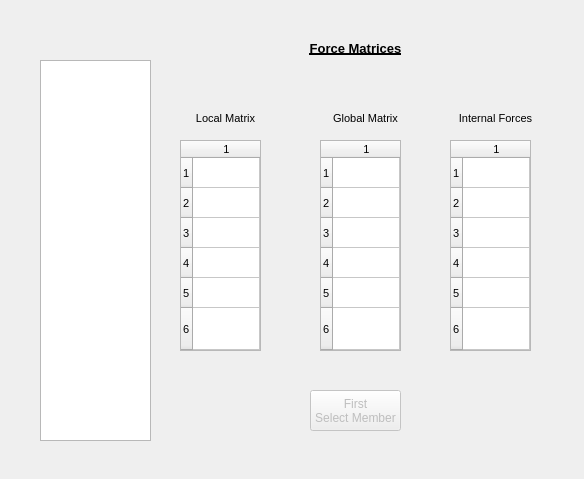
<?xml version="1.0" encoding="UTF-8"?>
<ui version="4.0">
 <class>MemberInternalForces</class>
 <widget class="QDialog" name="MemberInternalForces">
  <property name="geometry">
   <rect>
    <x>0</x>
    <y>0</y>
    <width>584</width>
    <height>479</height>
   </rect>
  </property>
  <property name="windowTitle">
   <string>Member Internal Forces</string>
  </property>
  <property name="windowIcon">
   <iconset resource="../SAS/resources.qrc">
    <normaloff>:/new/prefix1/internal</normaloff>:/new/prefix1/internal</iconset>
  </property>
  <widget class="QListWidget" name="memberList">
   <property name="geometry">
    <rect>
     <x>40</x>
     <y>60</y>
     <width>111</width>
     <height>381</height>
    </rect>
   </property>
  </widget>
  <widget class="QLabel" name="label_24">
   <property name="geometry">
    <rect>
     <x>290</x>
     <y>40</y>
     <width>131</width>
     <height>16</height>
    </rect>
   </property>
   <property name="font">
    <font>
     <pointsize>10</pointsize>
     <weight>75</weight>
     <italic>false</italic>
     <bold>true</bold>
     <underline>true</underline>
     <strikeout>false</strikeout>
    </font>
   </property>
   <property name="text">
    <string>Force Matrices</string>
   </property>
   <property name="alignment">
    <set>Qt::AlignCenter</set>
   </property>
  </widget>
  <widget class="QLabel" name="label_26">
   <property name="geometry">
    <rect>
     <x>440</x>
     <y>110</y>
     <width>111</width>
     <height>16</height>
    </rect>
   </property>
   <property name="font">
    <font>
     <pointsize>8</pointsize>
     <weight>50</weight>
     <italic>false</italic>
     <bold>false</bold>
     <underline>false</underline>
     <strikeout>false</strikeout>
    </font>
   </property>
   <property name="text">
    <string>Internal Forces</string>
   </property>
   <property name="alignment">
    <set>Qt::AlignCenter</set>
   </property>
  </widget>
  <widget class="QTableWidget" name="globalMatrix">
   <property name="geometry">
    <rect>
     <x>320</x>
     <y>140</y>
     <width>81</width>
     <height>211</height>
    </rect>
   </property>
   <property name="sizePolicy">
    <sizepolicy hsizetype="Expanding" vsizetype="Expanding">
     <horstretch>0</horstretch>
     <verstretch>0</verstretch>
    </sizepolicy>
   </property>
   <property name="font">
    <font>
     <pointsize>8</pointsize>
    </font>
   </property>
   <attribute name="horizontalHeaderDefaultSectionSize">
    <number>50</number>
   </attribute>
   <attribute name="horizontalHeaderStretchLastSection">
    <bool>true</bool>
   </attribute>
   <attribute name="verticalHeaderStretchLastSection">
    <bool>true</bool>
   </attribute>
   <row>
    <property name="text">
     <string>1</string>
    </property>
   </row>
   <row>
    <property name="text">
     <string>2</string>
    </property>
   </row>
   <row>
    <property name="text">
     <string>3</string>
    </property>
   </row>
   <row>
    <property name="text">
     <string>4</string>
    </property>
   </row>
   <row>
    <property name="text">
     <string>5</string>
    </property>
   </row>
   <row>
    <property name="text">
     <string>6</string>
    </property>
   </row>
   <column>
    <property name="text">
     <string>1</string>
    </property>
   </column>
  </widget>
  <widget class="QTableWidget" name="internalMatrix">
   <property name="geometry">
    <rect>
     <x>450</x>
     <y>140</y>
     <width>81</width>
     <height>211</height>
    </rect>
   </property>
   <property name="sizePolicy">
    <sizepolicy hsizetype="Expanding" vsizetype="Expanding">
     <horstretch>0</horstretch>
     <verstretch>0</verstretch>
    </sizepolicy>
   </property>
   <property name="font">
    <font>
     <pointsize>8</pointsize>
    </font>
   </property>
   <attribute name="horizontalHeaderDefaultSectionSize">
    <number>50</number>
   </attribute>
   <attribute name="horizontalHeaderStretchLastSection">
    <bool>true</bool>
   </attribute>
   <attribute name="verticalHeaderStretchLastSection">
    <bool>true</bool>
   </attribute>
   <row>
    <property name="text">
     <string>1</string>
    </property>
   </row>
   <row>
    <property name="text">
     <string>2</string>
    </property>
   </row>
   <row>
    <property name="text">
     <string>3</string>
    </property>
   </row>
   <row>
    <property name="text">
     <string>4</string>
    </property>
   </row>
   <row>
    <property name="text">
     <string>5</string>
    </property>
   </row>
   <row>
    <property name="text">
     <string>6</string>
    </property>
   </row>
   <column>
    <property name="text">
     <string>1</string>
    </property>
   </column>
  </widget>
  <widget class="QLabel" name="label_23">
   <property name="geometry">
    <rect>
     <x>170</x>
     <y>110</y>
     <width>111</width>
     <height>16</height>
    </rect>
   </property>
   <property name="font">
    <font>
     <pointsize>8</pointsize>
     <weight>50</weight>
     <italic>false</italic>
     <bold>false</bold>
     <underline>false</underline>
     <strikeout>false</strikeout>
    </font>
   </property>
   <property name="text">
    <string>Local Matrix</string>
   </property>
   <property name="alignment">
    <set>Qt::AlignCenter</set>
   </property>
  </widget>
  <widget class="QTableWidget" name="localMatrix">
   <property name="geometry">
    <rect>
     <x>180</x>
     <y>140</y>
     <width>81</width>
     <height>211</height>
    </rect>
   </property>
   <property name="sizePolicy">
    <sizepolicy hsizetype="Expanding" vsizetype="Expanding">
     <horstretch>0</horstretch>
     <verstretch>0</verstretch>
    </sizepolicy>
   </property>
   <property name="font">
    <font>
     <pointsize>8</pointsize>
    </font>
   </property>
   <property name="sortingEnabled">
    <bool>false</bool>
   </property>
   <attribute name="horizontalHeaderCascadingSectionResizes">
    <bool>false</bool>
   </attribute>
   <attribute name="horizontalHeaderDefaultSectionSize">
    <number>50</number>
   </attribute>
   <attribute name="horizontalHeaderShowSortIndicator" stdset="0">
    <bool>false</bool>
   </attribute>
   <attribute name="horizontalHeaderStretchLastSection">
    <bool>true</bool>
   </attribute>
   <attribute name="verticalHeaderCascadingSectionResizes">
    <bool>false</bool>
   </attribute>
   <attribute name="verticalHeaderShowSortIndicator" stdset="0">
    <bool>false</bool>
   </attribute>
   <attribute name="verticalHeaderStretchLastSection">
    <bool>true</bool>
   </attribute>
   <row>
    <property name="text">
     <string>1</string>
    </property>
   </row>
   <row>
    <property name="text">
     <string>2</string>
    </property>
   </row>
   <row>
    <property name="text">
     <string>3</string>
    </property>
   </row>
   <row>
    <property name="text">
     <string>4</string>
    </property>
   </row>
   <row>
    <property name="text">
     <string>5</string>
    </property>
   </row>
   <row>
    <property name="text">
     <string>6</string>
    </property>
   </row>
   <column>
    <property name="text">
     <string>1</string>
    </property>
   </column>
   <item row="0" column="0">
    <property name="text">
     <string/>
    </property>
   </item>
  </widget>
  <widget class="QPushButton" name="refresh">
   <property name="enabled">
    <bool>false</bool>
   </property>
   <property name="geometry">
    <rect>
     <x>310</x>
     <y>390</y>
     <width>91</width>
     <height>41</height>
    </rect>
   </property>
   <property name="text">
    <string>First 
Select Member</string>
   </property>
  </widget>
  <widget class="QLabel" name="label_25">
   <property name="geometry">
    <rect>
     <x>310</x>
     <y>110</y>
     <width>111</width>
     <height>16</height>
    </rect>
   </property>
   <property name="font">
    <font>
     <pointsize>8</pointsize>
     <weight>50</weight>
     <italic>false</italic>
     <bold>false</bold>
     <underline>false</underline>
     <strikeout>false</strikeout>
    </font>
   </property>
   <property name="text">
    <string>Global Matrix</string>
   </property>
   <property name="alignment">
    <set>Qt::AlignCenter</set>
   </property>
  </widget>
 </widget>
 <resources>
  <include location="../SAS/resources.qrc"/>
 </resources>
 <connections/>
</ui>
